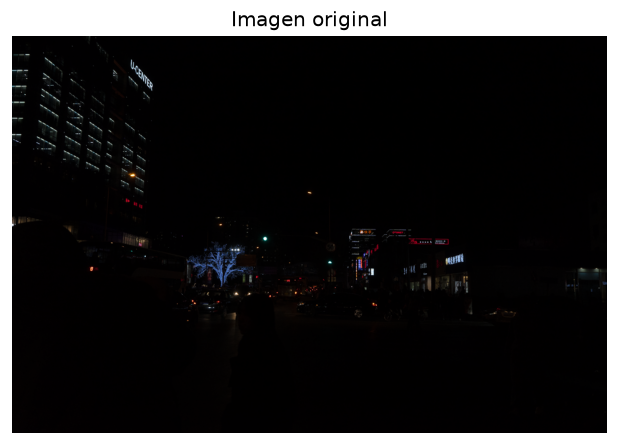
#> input picture vision artificial/Actividad 1/figuras/01_original.png, 619 x 445 px, found by its file name
$ jupyter execute --allow-errors T3_Muestreo_Cuantificacion.ipynb
#> lines starting #> are read from the running program, lines starting #| are printed output that depends on the picture; after the words box and inside, x2 and y2 are one past the last pixel; in counts of white or black regions, pixels touching at a corner belong together; long printed decimals are rounded
Si cuantizamos a 4 niveles, cada píxel/Canal solo podrá tomar uno de esos 4 valores (por ejemplo: 0, 85, 170, 255). 64 colores posibles 4^3
Si cuantizamos a 2 niveles solo podrán haber 8 colores 2^3

[cell 1]
from google.colab import files
import cv2
import numpy as np
import matplotlib.pyplot as plt

[cell 2]
# Subir imagen
uploaded = files.upload()
#> the answer given: 01_original.png
image_path = list(uploaded.keys())[0] # Toma el nombre (ruta) del archivo que se carga en almacenamiento local de colab

[cell 3]
# Cargar imagen en COLOR: OpenCV usa BGR!!!
img = cv2.imread(image_path)
#> img is the input picture: shape (445, 619, 3); mean B, G, R 37.7, 37.3, 38.2
img_rgb = cv2.cvtColor(img, cv2.COLOR_BGR2RGB)  # Convertimos a RGB (orden que espera matplotlib)
img_np = np.array(img_rgb)

# Función de cuantificación por canal
def cuantizar_imagen(imagen, niveles):
    # Convertir a float para evitar errores por truncamiento
    img_float = imagen #.astype(np.float32)

    # Cuantización uniforme: mapea a niveles discretos (Normaliza, Escala, redondea y expande)
    cuantizada = np.round((img_float / 255.0) * (niveles - 1)) * (255.0 / (niveles - 1))
    cuantizada = np.clip(cuantizada, 0, 255).astype(np.uint8)
    return cuantizada

# Niveles de cuantificación a probar
levels_list = [2, 8, 64, 256]

# Mostrar imágenes cuantificadas
plt.figure(figsize=(20, 12))
for i, level in enumerate(levels_list):
    quantized_img =  cuantizar_imagen(img_np, level) #cuantizar_imagen(img_np, level)
    plt.subplot(1, len(levels_list), i + 1)
    plt.imshow(quantized_img)
    plt.title(f"{level} niveles")
    plt.axis('off')
#> this loop made 4 passes
#> pass 1, in cuantizar_imagen, `cuantizada = np.round((img_float / 255.0) * (niveles - 1)) * (255.0 / ..`:
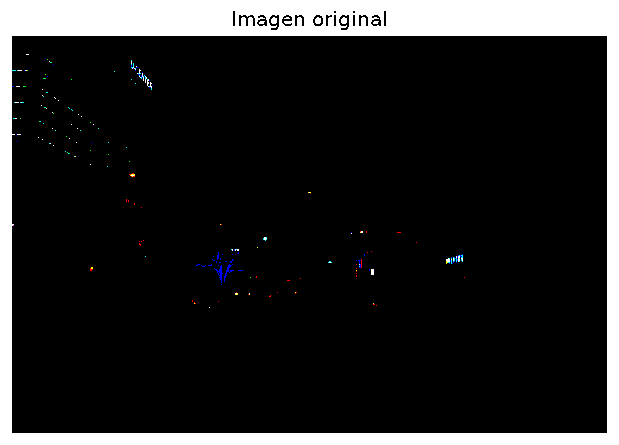
#> cuantizada: shape (445, 619, 3) float64; mean R, G, B 35.9, 36, 36.1

plt.tight_layout()
plt.show()
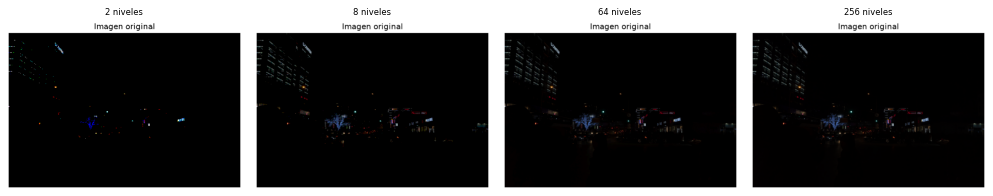
#> figure drawn by matplotlib, 4 panels

[cell 4]
# Aplanar los píxeles a una matriz de N x 3 (en cada fila = un color)
pixeles = cuantizar_imagen(img_np, 2).reshape(-1, 3)
# Obtener filas únicas (colores únicos)
colores_unicos = np.unique(pixeles, axis=0)
#> colores_unicos = [[0, 0, 0], [0, 0, 255], [0, 255, 0], [0, 255, 255], [255, 0, 0], [255, 0, 255], [255, 255, 0], [255, 255, 255]]
print(colores_unicos)
#| [[  0   0   0]
#|  [  0   0 255]
#|  [  0 255   0]
#|  [  0 255 255]
#|  [255   0   0]
#|  [255   0 255]
#|  [255 255   0]
#|  [255 255 255]]

[0, 0, 0] = Negro

[0, 0, 255] = Azul

[0, 255, 0] = Verde

[0, 255, 255] = Cian (Turquesa)

[255, 0, 0] = Rojo

[255, 0, 255] = Magenta (Fucsia)

[255, 255, 0] = Amarillo

[255, 255, 255] = Blanco

[cell 5]
# Cargar imagen en COLOR: OpenCV usa BGR!!!
img = cv2.imread(image_path)
img_rgb = cv2.cvtColor(img, cv2.COLOR_BGR2GRAY)  # Convertimos a RGB (orden que espera matplotlib) | a grises cv2.COLOR_BGR2GRAY
#> img_rgb: shape (445, 619)
img_np = np.array(img_rgb)


bits = 1
N=2**bits # niveles de cuantificación por canal
print(N)
xmin = img_np.min()
#> xmin = 0
print(xmin)
#| 0
xmax = img_np.max()
#> xmax = 255
print(xmax)
#| 255
dS = (xmax - xmin)/(N-1)  # ΔS
#> dS = 255
print(dS)
#| 255.0
xq = xmin + np.rint((img_np - xmin) / dS) * dS # redondea al entero más cercano
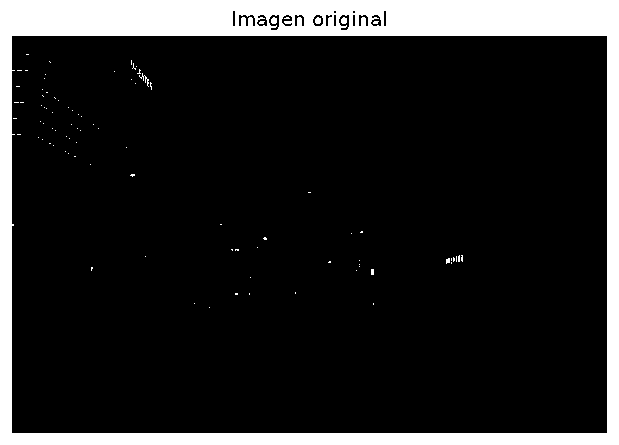
#> xq: shape (445, 619) float64; 14.1% white; 92 white regions (87 under 20 px), largest, box (x1, y1, x2, y2) and area: (0, 0, 619, 445) 38390, (139, 73, 149, 87) 36, (271, 17, 277, 24) 35, (315, 17, 321, 24) 35, (341, 17, 347, 24) 35
xq = np.clip(xq, 0, 255).astype(np.uint8)
plt.imshow(xq)
# Aplanar los píxeles a una matriz de N x 3 (en cada fila = un color)
#> (the rest of this cell did not finish here and is left out)

np.rint redondea los elementos de un array al número entero más cercano

[cell 6]
img = cv2.imread(image_path, cv2.IMREAD_GRAYSCALE)
#> img: shape (445, 619); min 0, max 255, mean 37.3
img_np = np.array(img)

# --- Cuantización ---
bits = 3
N = 2 ** bits
print(f"Niveles: {N}")

xmin = img_np.min()
xmax = img_np.max()
print(f"xmin={xmin}, xmax={xmax}")
#| xmin=0, xmax=255

dS = (xmax - xmin) / (N - 1)
#> dS = 36.43
print(f"ΔS={dS}")
#| ΔS=36.429

xq = xmin + np.rint((img_np - xmin) / dS) * dS
xq = np.clip(xq, 0, 255).astype(np.uint8)

# --- Mostrar resultado ---
plt.imshow(xq, cmap='gray')
plt.axis('off')
plt.show()

# --- Colores (niveles) únicos ---
pixeles = xq.reshape(-1)
niveles_unicos = np.unique(pixeles)
#> niveles_unicos = [0, 36, 72, 109, 145, 182, 218, 255]
print("Niveles únicos:", niveles_unicos)
#| Niveles únicos: [  0  36  72 109 145 182 218 255]

[cell 7]
import numpy as np
import matplotlib.pyplot as plt

# Definir el tiempo
t = np.linspace(0, 0.05, 1000)  # desde 0 hasta 0.05 segundos

# Definir la señal
x = np.cos(100 * np.pi * t) + np.sin(200 * np.pi * t) + np.cos(500 * np.pi * t + np.pi / 4) + 7

# Graficar la señal
plt.figure(figsize=(10, 4))
plt.plot(t, x)
plt.title('Señal x(t)')
plt.xlabel('Tiempo (s)')
plt.ylabel('Amplitud')
plt.grid(True)
plt.tight_layout()
plt.show()
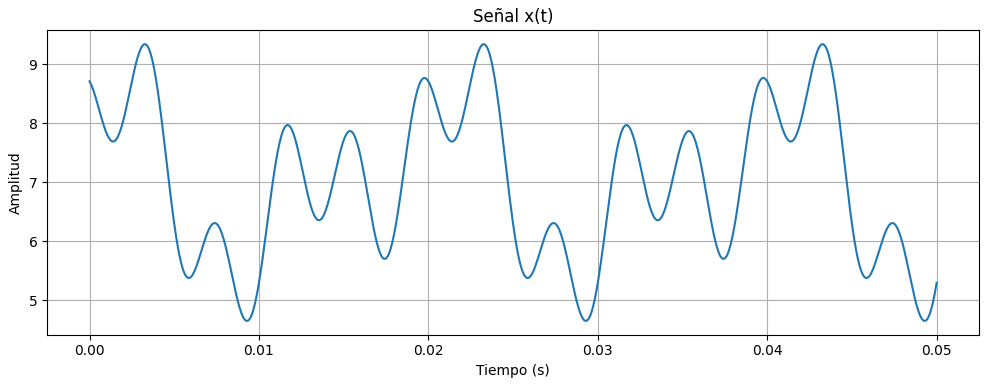
#> figure drawn by matplotlib, 1 panel; curve peaks at x = 0.0233, y = 9.34

$ run again, on vision artificial/Actividad 1/figuras/03_brillo.png
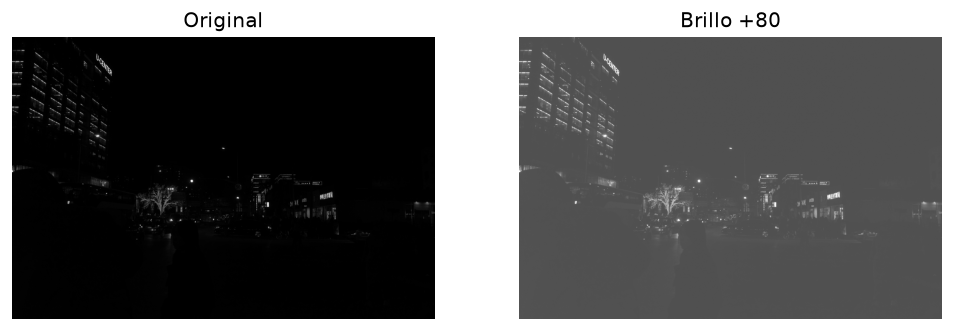
#> input picture vision artificial/Actividad 1/figuras/03_brillo.png, 954 x 331 px, found by its file name
#> img is the input picture: shape (331, 954, 3); min 0, max 255, mean 93.5
#> the loop `for i, level in enumerate(levels_list):` made 4 passes
#> pass 1, in cuantizar_imagen, `cuantizada = np.round((img_float / 255.0) * (niveles - 1)) * (255.0 / ..`:
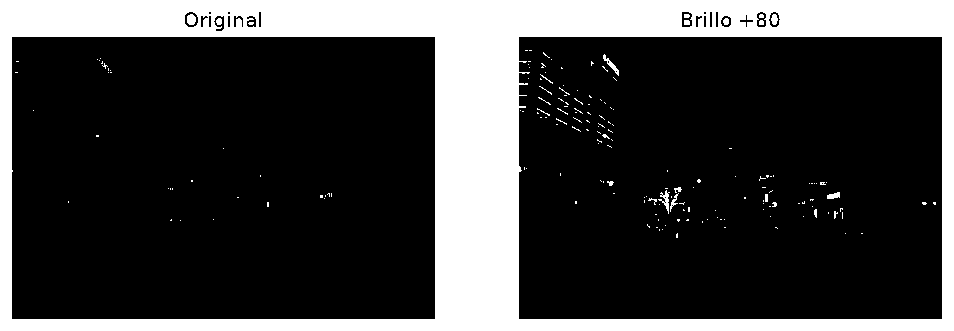
#> cuantizada: shape (331, 954, 3) float64; 24.6% white; 180 white regions (162 under 20 px), largest, box (x1, y1, x2, y2) and area: (0, 0, 954, 331) 76153, (658, 190, 670, 214) 100, (603, 54, 619, 76) 90
#> `plt.show()`:
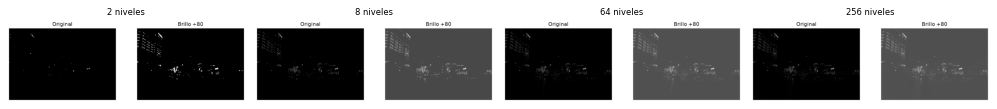
#> figure drawn by matplotlib, 4 panels
#> `colores_unicos = np.unique(pixeles, axis=0)`: colores_unicos = [[0, 0, 0], [255, 255, 255]]
#| [[  0   0   0]
#|  [255 255 255]]
#> xmin = 0
#| 0
#> xmax = 255
#| 255
#| 255.0
#> `colores_unicos = np.unique(pixeles, axis=0)`: colores_unicos = [[0, 0, 0], [0, 0, 255], [0, 255, 0], [0, 255, 255], [255, 0, 0], [255, 0, 255], [255, 255, 0], [255, 255, 255]]
#| [[  0   0   0]
#|  [  0   0 255]
#|  [  0 255   0]
#|  [  0 255 255]
#|  [255   0   0]
#|  [255   0 255]
#> (further printed lines are left out)
#| xmin=0, xmax=255
#> `dS = (xmax - xmin) / (N - 1)`: dS = 36.43
#| ΔS=36.429
#> niveles_unicos = [0, 36, 72, 109, 145, 182, 218, 255]
#| Niveles únicos: [  0  36  72 109 145 182 218 255]

$ run again, on vision artificial/Actividad 1/figuras/05_negativo_gamma.png
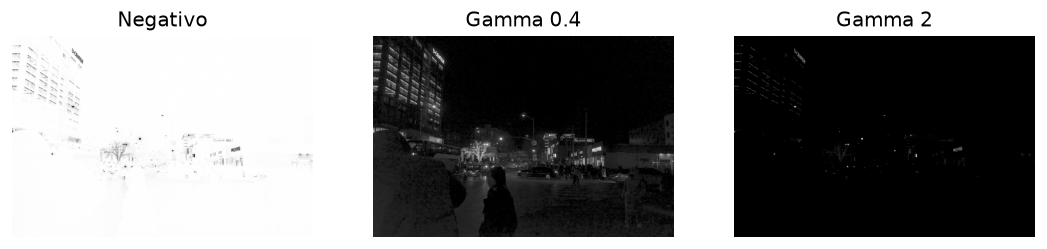
#> input picture vision artificial/Actividad 1/figuras/05_negativo_gamma.png, 1047 x 249 px, found by its file name
#> img is the input picture: shape (249, 1047, 3); min 0, max 255, mean 139.2
#> the loop `for i, level in enumerate(levels_list):` made 4 passes
#> pass 1, in cuantizar_imagen, `cuantizada = np.round((img_float / 255.0) * (niveles - 1)) * (255.0 / ..`:
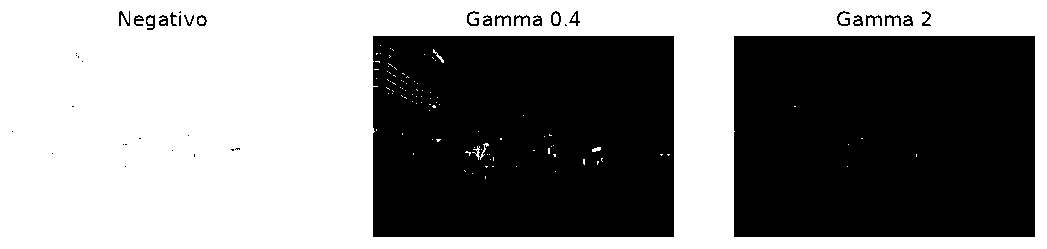
#> cuantizada: shape (249, 1047, 3) float64; 53.2% white; 41 black regions (18 under 20 px), largest, box (x1, y1, x2, y2) and area: (734, 36, 1035, 237) 60491, (373, 36, 674, 237) 60125, (495, 15, 511, 26) 79
#> `plt.show()`:
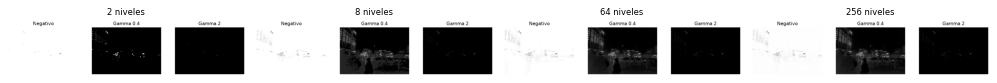
#> figure drawn by matplotlib, 4 panels
#> `colores_unicos = np.unique(pixeles, axis=0)`: colores_unicos = [[0, 0, 0], [255, 255, 255]]
#| [[  0   0   0]
#|  [255 255 255]]
#> xmin = 0
#| 0
#> xmax = 255
#| 255
#| 255.0
#> `colores_unicos = np.unique(pixeles, axis=0)`: colores_unicos = [[0, 0, 0], [0, 0, 255], [0, 255, 0], [0, 255, 255], [255, 0, 0], [255, 0, 255], [255, 255, 0], [255, 255, 255]]
#| [[  0   0   0]
#|  [  0   0 255]
#|  [  0 255   0]
#|  [  0 255 255]
#|  [255   0   0]
#|  [255   0 255]
#> (further printed lines are left out)
#| xmin=0, xmax=255
#> `dS = (xmax - xmin) / (N - 1)`: dS = 36.43
#| ΔS=36.429
#> niveles_unicos = [0, 36, 72, 109, 145, 182, 218, 255]
#| Niveles únicos: [  0  36  72 109 145 182 218 255]
